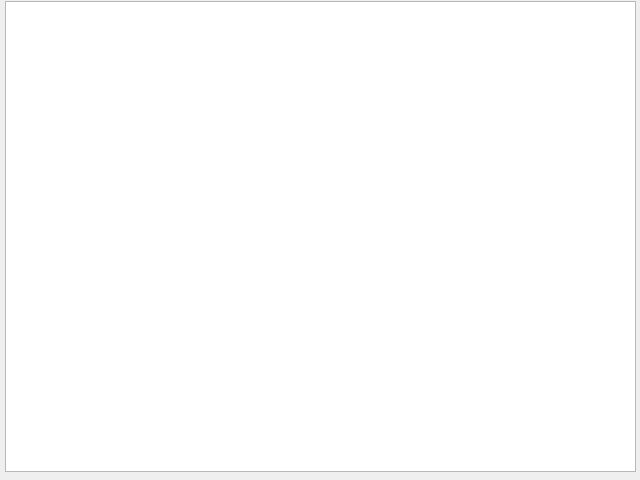
<?xml version="1.0" encoding="UTF-8"?>
<ui version="4.0">
 <class>ActivityLog</class>
 <widget class="QMainWindow" name="ActivityLog">
  <property name="geometry">
   <rect>
    <x>0</x>
    <y>0</y>
    <width>640</width>
    <height>480</height>
   </rect>
  </property>
  <property name="windowTitle">
   <string>ActivityLog</string>
  </property>
  <widget class="QWidget" name="centralwidget">
   <widget class="QListWidget" name="listWidget">
    <property name="geometry">
     <rect>
      <x>5</x>
      <y>1</y>
      <width>631</width>
      <height>471</height>
     </rect>
    </property>
   </widget>
  </widget>
 </widget>
 <tabstops>
  <tabstop>listWidget</tabstop>
 </tabstops>
 <resources/>
 <connections/>
</ui>
